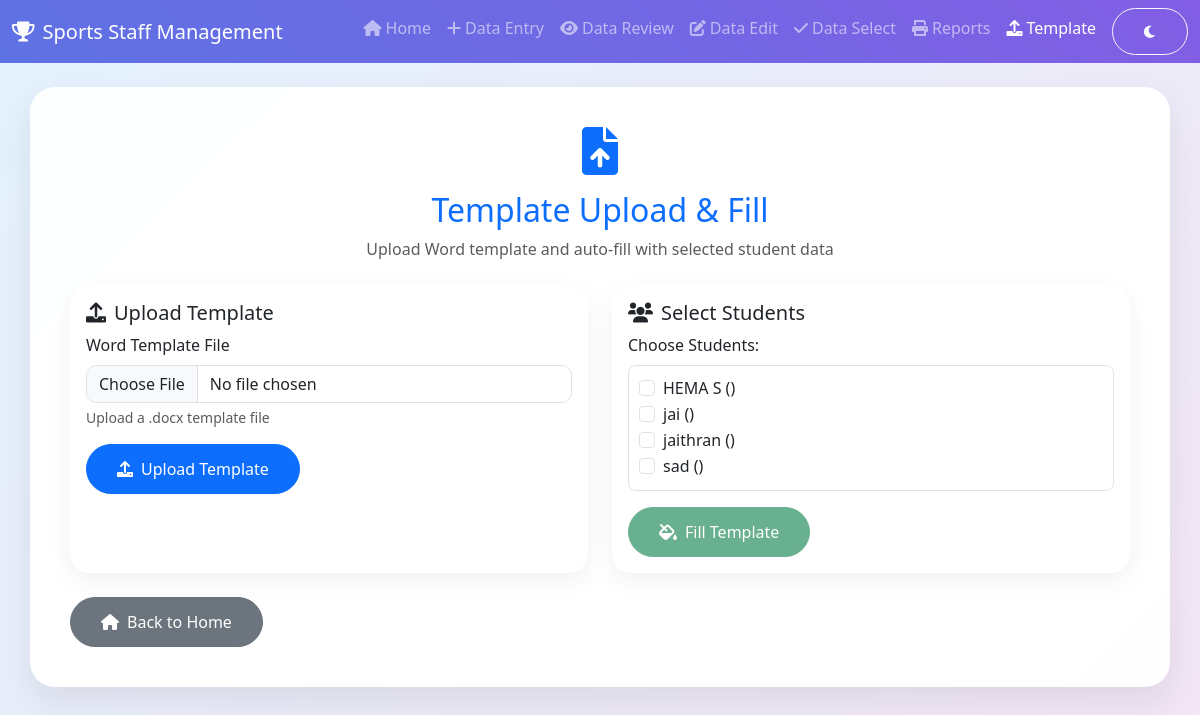
/template-upload, run on the app's committed database.
### tables this page shows
CREATE TABLE students (
            id INTEGER PRIMARY KEY AUTOINCREMENT,
            name TEXT NOT NULL,
            dob TEXT,
            mother_name TEXT,
            father_name TEXT,
            branch_sem TEXT,
            usn TEXT UNIQUE,
            phone TEXT,
            email TEXT,
            photo_path TEXT,
            sports TEXT
        , blood_group TEXT, gender TEXT, branch TEXT, semester TEXT);

### app.py (the view, shortened to what this page needs)
@app.route('/template-upload', methods=['GET', 'POST'])
def template_upload():
    conn = get_db_connection()
    c = conn.cursor()
    c.execute('SELECT id, name, usn FROM students ORDER BY name')
    students = c.fetchall()
    conn.close()
    return render_template('template_upload.html', students=students)

### app.py (called while the page is built)
@app.context_processor
def utility_processor():
    return dict(get_photo_url=get_photo_url)

### db.py (called while the page is built)
def get_db_connection():
    db_url = os.environ.get("DATABASE_URL")
    if db_url:
        return psycopg2.connect(db_url)
    else:
        return sqlite3.connect("students.db")

### templates/template_upload.html (shortened to what this page needs)
<!DOCTYPE html>
<html lang="en">
<head>
    <link href="https://cdn.jsdelivr.net/npm/bootstrap@5.3.0/dist/css/bootstrap.min.css" rel="stylesheet">
    <link href="https://cdnjs.cloudflare.com/ajax/libs/font-awesome/6.0.0/css/all.min.css" rel="stylesheet">
    <link href="{{ url_for('static', filename='dark-theme.css') }}" rel="stylesheet">
</head>
<body>
    <nav class="navbar navbar-expand-lg navbar-dark" style="background: linear-gradient(45deg, #5e72e4, #825ee4);">
        <div class="container-fluid">
            <a class="navbar-brand" href="{{ url_for('home') }}">
                <i class="fas fa-trophy me-2"></i>Sports Staff Management
            </a>
            <div class="collapse navbar-collapse" id="navbarNav">
                <ul class="navbar-nav ms-auto">
                    <li class="nav-item"><a class="nav-link" href="{{ url_for('home') }}"><i class="fas fa-home me-1"></i>Home</a></li>
                    <li class="nav-item"><a class="nav-link" href="{{ url_for('data_entry') }}"><i class="fas fa-plus me-1"></i>Data Entry</a></li>
                    <li class="nav-item"><a class="nav-link" href="{{ url_for('data_view') }}"><i class="fas fa-eye me-1"></i>Data Review</a></li>
                    <li class="nav-item"><a class="nav-link" href="{{ url_for('data_edit') }}"><i class="fas fa-edit me-1"></i>Data Edit</a></li>
                    <li class="nav-item"><a class="nav-link" href="{{ url_for('data_select') }}"><i class="fas fa-check me-1"></i>Data Select</a></li>
                    <li class="nav-item"><a class="nav-link" href="{{ url_for('report') }}"><i class="fas fa-print me-1"></i>Reports</a></li>
                    <li class="nav-item"><a class="nav-link active" href="{{ url_for('template_upload') }}"><i class="fas fa-upload me-1"></i>Template</a></li>
                    <li class="nav-item"><button class="btn btn-outline-light btn-sm ms-2" onclick="toggleTheme()"><i class="fas fa-moon" id="theme-icon"></i></button></li>
                </ul>
            </div>
        </div>
    </nav>
    <div class="container mt-4">
        <div class="text-center mb-4">
            <i class="fas fa-file-upload fa-3x text-primary mb-3"></i>
            <h2 class="text-primary">Template Upload & Fill</h2>
            <p class="text-muted">Upload Word template and auto-fill with selected student data</p>
        </div>
        <div class="row">
            <div class="col-md-6">
                <div class="card h-100">
                    <div class="card-body">
                        <h5 class="card-title"><i class="fas fa-upload me-2"></i>Upload Template</h5>
                        <form method="POST" enctype="multipart/form-data" action="{{ url_for('template_upload') }}">
                            <div class="mb-3">
                                <label for="template" class="form-label">Word Template File</label>
                                <input type="file" class="form-control" id="template" name="template" accept=".docx" required>
                                <div class="form-text">Upload a .docx template file</div>
                            </div>
                            <button type="submit" class="btn btn-primary">
                                <i class="fas fa-upload me-2"></i>Upload Template
                            </button>
                        </form>
                    </div>
                </div>
            </div>
            <div class="col-md-6">
                <div class="card h-100">
                    <div class="card-body">
                        <h5 class="card-title"><i class="fas fa-users me-2"></i>Select Students</h5>
                        <form method="POST" action="{{ url_for('fill_template') }}">
                            <div class="mb-3">
                                <label class="form-label">Choose Students:</label>
                                <div style="max-height: 200px; overflow-y: auto; border: 1px solid #dee2e6; border-radius: 8px; padding: 10px;">
                                    {% for student in students %}
                                    <div class="form-check">
                                        <input class="form-check-input" type="checkbox" name="selected_students" value="{{ student[0] }}" id="student{{ student[0] }}">
                                        <label class="form-check-label" for="student{{ student[0] }}">
                                            {{ student[1] }} ({{ student[6] }})
                                        </label>
                                    </div>
                                    {% endfor %}
                                </div>
                            </div>
                            <button type="submit" class="btn btn-success" {% if not session.get('template_uploaded') %}disabled{% endif %}>
                                <i class="fas fa-fill-drip me-2"></i>Fill Template
                            </button>
                        </form>
                    </div>
                </div>
            </div>
        </div>
        <div class="mt-4">
            <a href="{{ url_for('home') }}" class="btn btn-secondary">
                <i class="fas fa-home me-2"></i>Back to Home
            </a>
        </div>
    </div>
</body>
</html>

### templates/template_upload.html (style rules this page uses)
body { background: linear-gradient(135deg, #e3f2fd 0%, #f3e5f5 100%); min-height: 100vh; }
.container { background: rgba(255,255,255,0.98); border-radius: 25px; padding: 40px; margin-top: 30px; box-shadow: 0 15px 35px rgba(0,0,0,0.08); }
.card { border: none; border-radius: 20px; box-shadow: 0 8px 25px rgba(0,0,0,0.06); }
.btn { border-radius: 25px; padding: 12px 30px; }
.form-control { border-radius: 10px; }

### data on the page
students: name "HEMA S"
students: name "jai"
students: name "jaithran"
students: name "sad"
